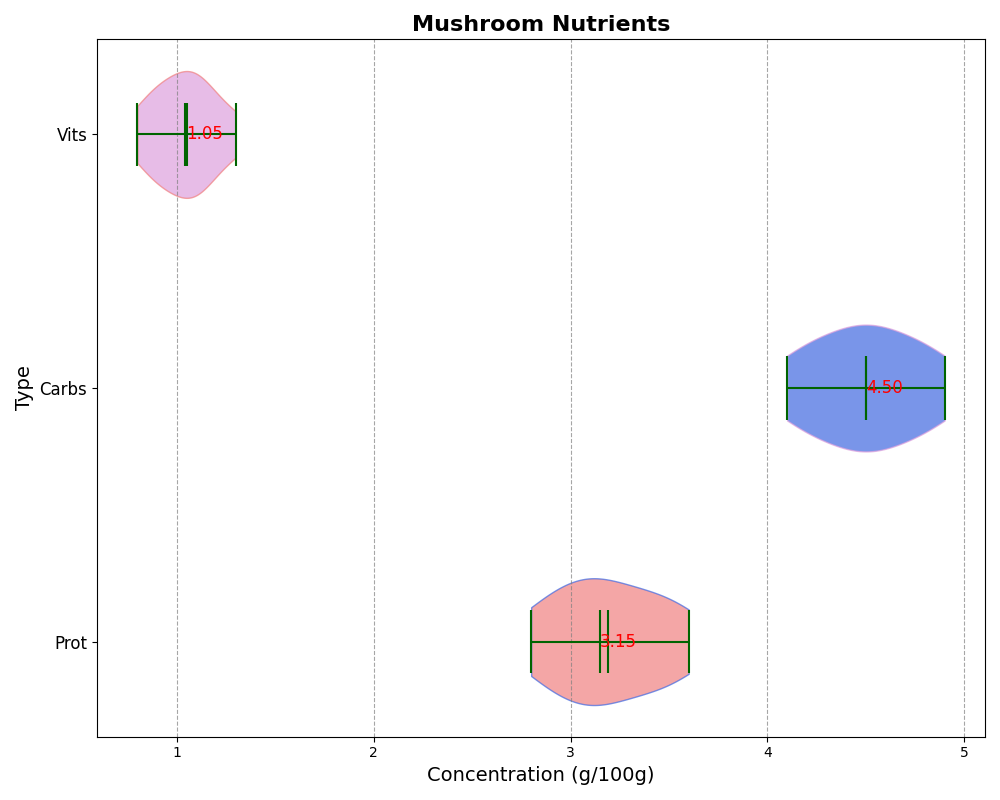

Source code (Python):
import matplotlib.pyplot as plt
import numpy as np

# Nutrient concentrations for mushrooms
proteins = [3.1, 3.5, 2.8, 3.0, 3.2, 3.6, 3.4, 2.9, 3.3, 3.1]
carbs = [4.5, 4.3, 4.9, 4.6, 4.4, 4.7, 4.2, 4.8, 4.1, 4.5]
vitamins = [0.9, 1.1, 1.0, 0.8, 1.1, 1.2, 1.0, 0.9, 1.3, 1.1]

data = [proteins, carbs, vitamins]
nutrient_labels = ['Prot', 'Carbs', 'Vits']

fig, ax = plt.subplots(figsize=(10, 8))

violin_parts = ax.violinplot(data, vert=False, showmeans=True, showmedians=True)

colors = ['lightcoral', 'royalblue', 'plum']

for idx, pc in enumerate(violin_parts['bodies']):
    pc.set_facecolor(colors[idx])
    pc.set_edgecolor(colors[(idx + 1) % len(colors)])
    pc.set_alpha(0.7)

for partname in ('cbars', 'cmins', 'cmaxes', 'cmedians', 'cmeans'):
    vp = violin_parts[partname]
    vp.set_edgecolor('darkgreen')
    vp.set_linewidth(1.5)

# Annotate median values
medians = [np.median(nutrient) for nutrient in data]
for i, median in enumerate(medians):
    plt.text(median, i + 1, f'{median:.2f}', verticalalignment='center', size=12, color='red')

ax.set_title('Mushroom Nutrients', fontsize=16, weight='bold')
ax.set_ylabel('Type', fontsize=14)
ax.set_xlabel('Concentration (g/100g)', fontsize=14)
ax.set_yticks(range(1, len(data) + 1))
ax.set_yticklabels(nutrient_labels, fontsize=12)
ax.xaxis.grid(True, linestyle='--', which='major', color='grey', alpha=0.7)

plt.tight_layout()
plt.show()
